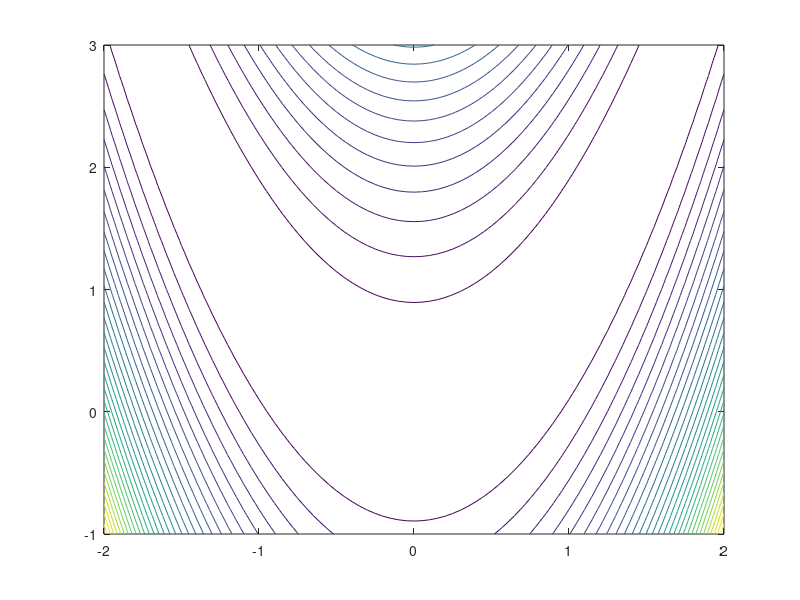

Reproduce this figure in MATLAB.
fun = @(x)100*(x(2) - x(1)^2)^2 + (1 - x(1)^2)^2;
x0 = [-10,-10];
x = fminsearch(fun,x0)
x1 = -2:0.05:2;
x2 = -1:0.05:3;
[X,Y]=meshgrid(x1,x2);
Z=100*(Y-X.^2).^2 + (1 - X.^2).^2;
mesh(X,Y,Z)

zi = griddata(x1,x2,Z,X,Y);
contour(X,Y,zi,30)
